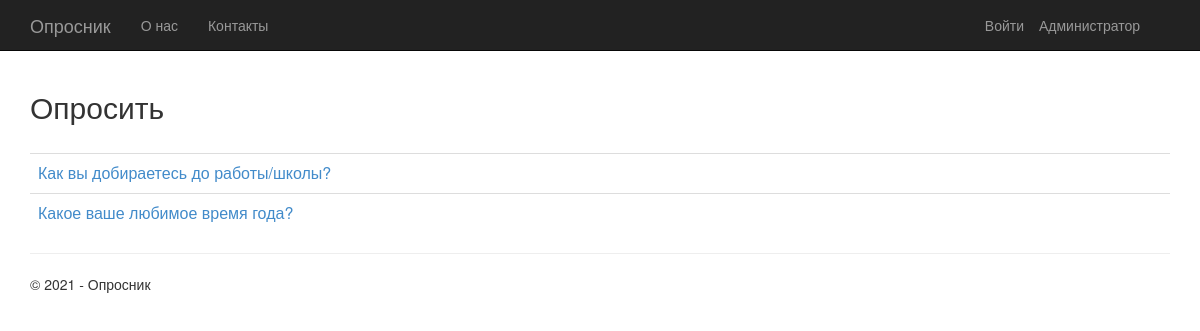
The app's page /, older data.
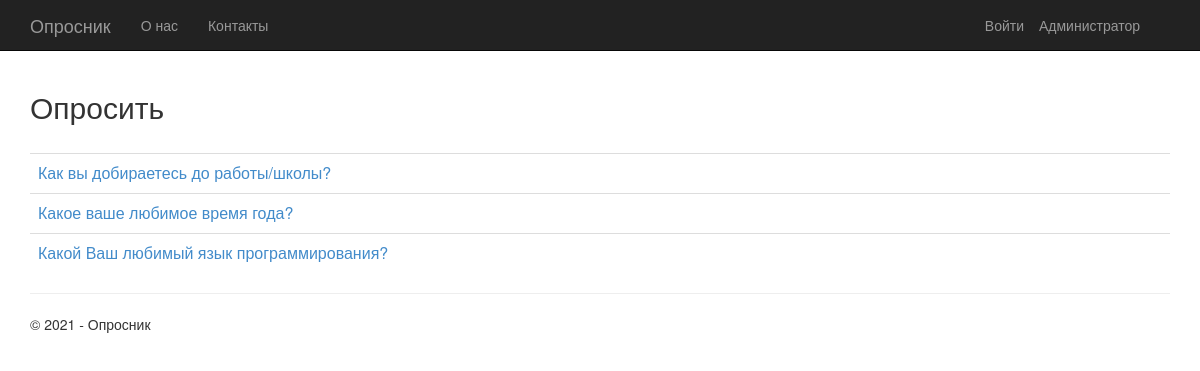
The same page, newer data.
### app/models.py (models this page shows, shortened)
class Poll(models.Model):
    text = models.CharField(max_length=200)
    pub_date = models.DateTimeField('date published')

### app/views.py (the view)
class PollListView(ListView):
    model = Poll
    def get_context_data(self, **kwargs):
        context = super(PollListView, self).get_context_data(**kwargs)
        context['title'] = 'Опросить'
        context['year'] = datetime.now().year
        return context

### app/templates/app/index.html (shortened to what this page needs)
{% extends "app/layout.html" %}
{% block content %}
<h2>{{ title }}</h2>
<br/>
{% if latest_poll_list %}
<table class="table table-hover">
    <tbody>
        {% for poll in latest_poll_list %}
        <tr>
            <td>
                <a href="{% url 'app:detail' poll.id %}">{{poll.text}}</a>
            </td>
        </tr>
        {% endfor %}
    </tbody>
</table>
{% endif %}
{% endblock %}

Row changes from the older to the newer data that the page shows:
added Poll: text "Какой Ваш любимый язык программирования?"
